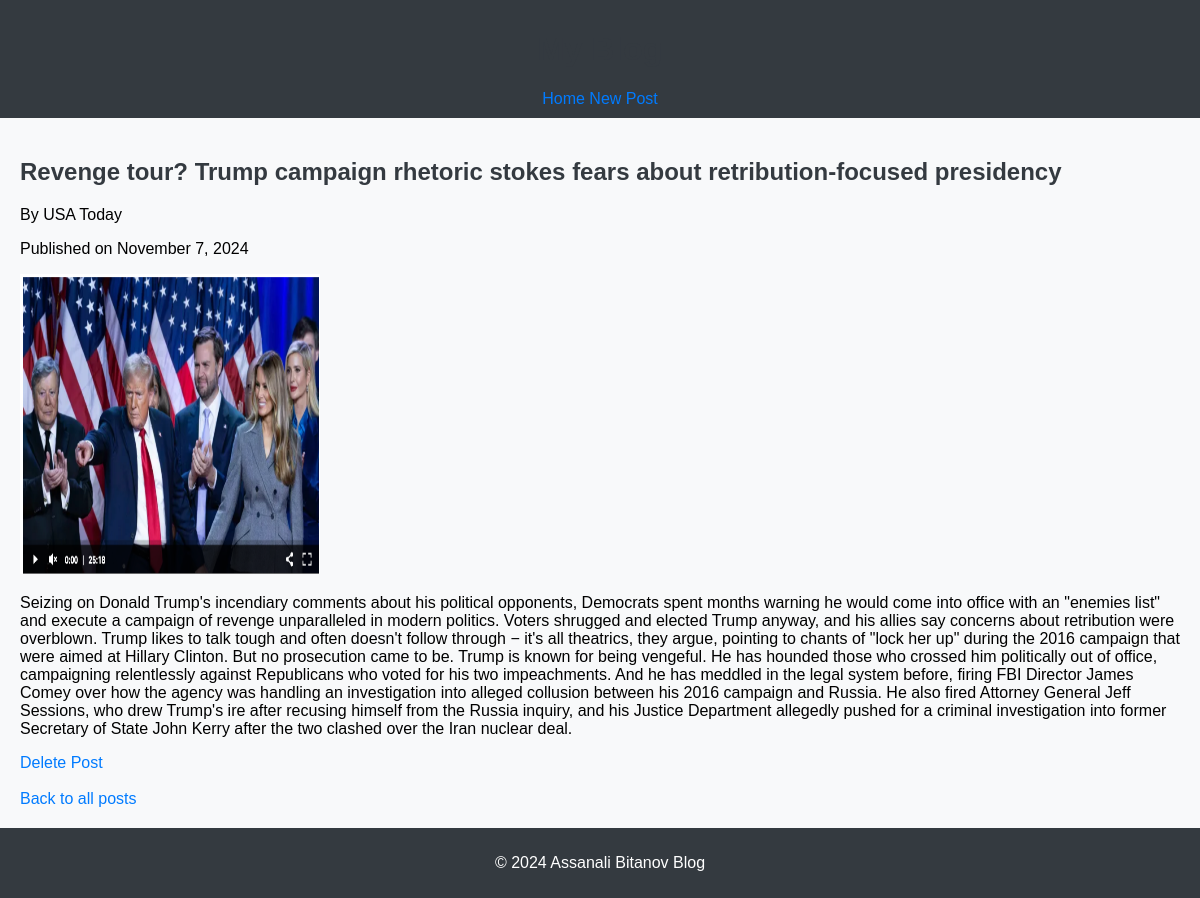
The page /blog/post/5/ on the database its author committed.
### blog/models.py (models this page shows, shortened)
class Post(models.Model):
    title = models.CharField(max_length=200)
    content = models.TextField()
    author = models.CharField(max_length=100)
    published_date = models.DateTimeField(auto_now_add=True)
    categories = models.ManyToManyField(Category, related_name='posts')
    image = models.ImageField(upload_to='post_images/', blank=True, null=True)
    objects = models.Manager()
    published = PublishedPostManager()

### blog/views.py (the view)
# urls.py: path('post/<int:pk>/', PostDetailView.as_view(), name='post_detail'),
class PostDetailView(DetailView):
    model = Post
    template_name = 'blog/post_detail.html'
    context_object_name = 'post'

### blog/templates/blog/post_detail.html (shortened to what this page needs)
{% extends "blog/base.html" %}
{% block content %}
    <h2>{{ post.title }}</h2>
    <p>By {{ post.author }}</p>
    <p>Published on {{ post.published_date|date:"F j, Y" }}</p>
    {% if post.image %}
        <img src="{{ post.image.url }}" alt="{{ post.title }}" width="300" height="300">
    {% endif %}
    <p>{{ post.content }}</p>
    <a href="{% url 'delete_post' post.id %}">Delete Post</a><br><br>
    <a href="{% url 'post_list' %}">Back to all posts</a>
{% endblock %}

### blog/static/css/style.css (style rules this page uses)
body { font-family: Arial, sans-serif; margin: 0; padding: 0; background-color: #f8f9fa; }
h1, h2 { color: #343a40; }
a { color: #007bff; text-decoration: none; }

### rows shown on the page
Post: title "Revenge tour? Trump campaign rhetoric stokes fears about retribution-focused presidency", author "USA Today", published_date "November 7, 2024", image (picture), content "Seizing on Donald Trump's incendiary comments about his political opponents, Democrats spent months warning he would come into office with an \"enemies list\" and execute a campaign of revenge unparalleled in modern politics. Voters shrugged and elected Trump anyway, and his allies say concerns about retribution were overblown. Trump likes to talk tough and often doesn't follow through − it's all theatrics, they argue, pointing to chants of \"lock her up\" during the 2016 campaign that were aimed at Hillary Clinton. But no prosecution came to be. Trump is known for being vengeful. He has hounded those who crossed him politically out of office, campaigning relentlessly against Republicans who…"
